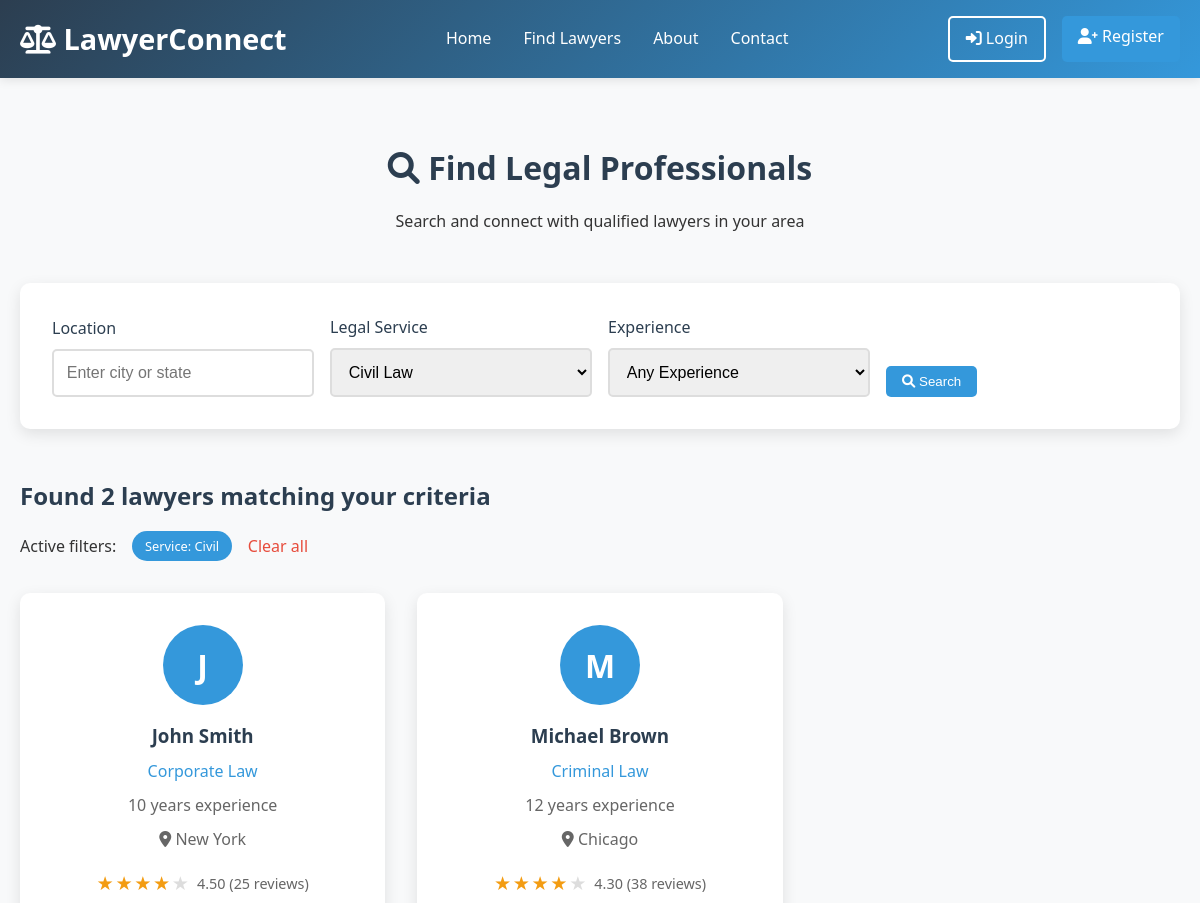
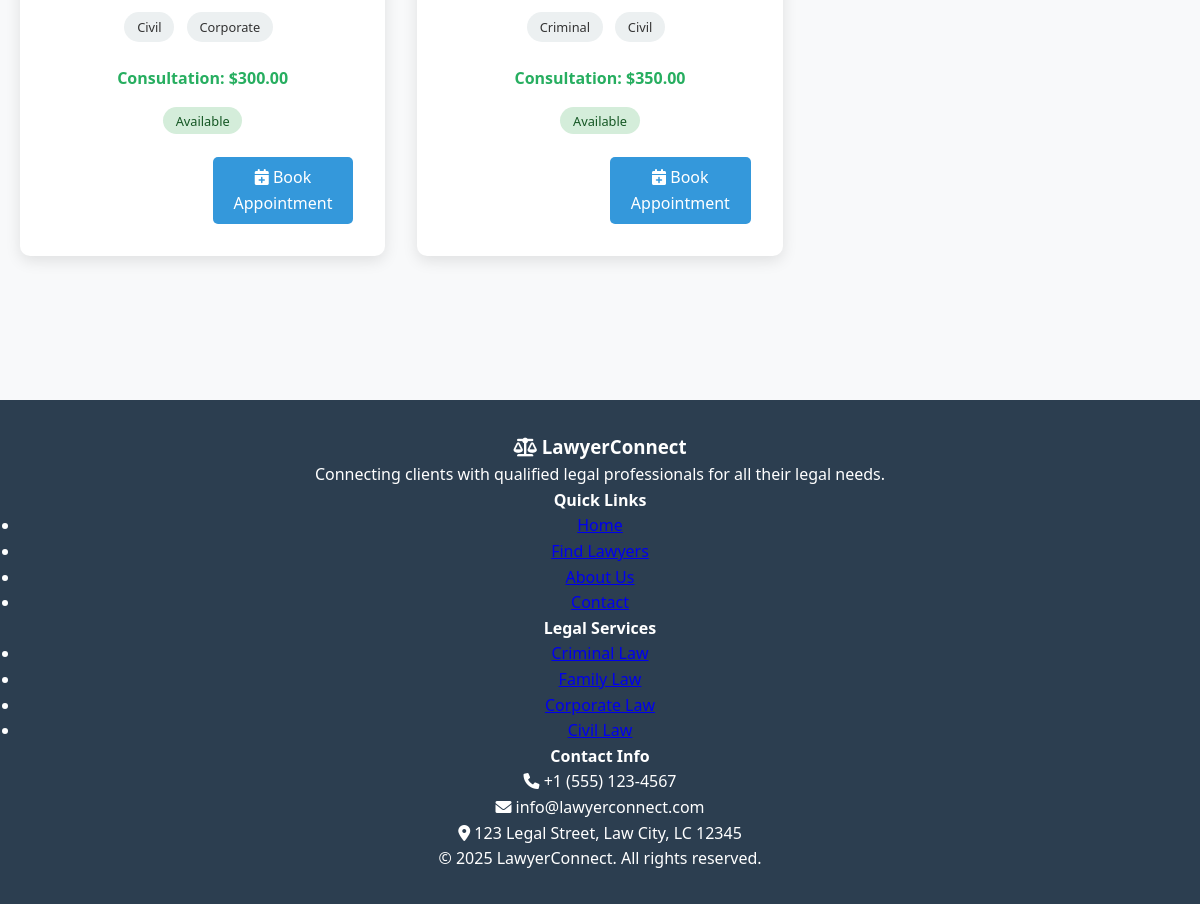
Screenshot of /lawyers.php?service=civil with the database file from the repository (2 pictures, top to bottom).
### tables this page shows
CREATE TABLE lawyer_profiles (
    id INT AUTO_INCREMENT PRIMARY KEY,
    user_id INT NOT NULL,
    specialization VARCHAR(100) NOT NULL,
    experience_years INT NOT NULL,
    license_number VARCHAR(50) UNIQUE NOT NULL,
    education TEXT,
    bio TEXT,
    consultation_fee DECIMAL(10,2),
    location VARCHAR(100) NOT NULL,
    office_address TEXT,
    rating DECIMAL(3,2) DEFAULT 0.00,
    total_reviews INT DEFAULT 0,
    is_verified BOOLEAN DEFAULT FALSE,
    availability_status ENUM('available', 'busy', 'unavailable') DEFAULT 'available',
    created_at TIMESTAMP DEFAULT CURRENT_TIMESTAMP,
    updated_at TIMESTAMP DEFAULT CURRENT_TIMESTAMP ON UPDATE CURRENT_TIMESTAMP,
    FOREIGN KEY (user_id) REFERENCES users(id) ON DELETE CASCADE
);

CREATE TABLE users (
    id INT AUTO_INCREMENT PRIMARY KEY,
    username VARCHAR(50) UNIQUE NOT NULL,
    email VARCHAR(100) UNIQUE NOT NULL,
    password VARCHAR(255) NOT NULL,
    user_type ENUM('customer', 'lawyer', 'admin') NOT NULL,
    full_name VARCHAR(100) NOT NULL,
    phone VARCHAR(20),
    address TEXT,
    profile_image VARCHAR(255),
    is_active BOOLEAN DEFAULT TRUE,
    created_at TIMESTAMP DEFAULT CURRENT_TIMESTAMP,
    updated_at TIMESTAMP DEFAULT CURRENT_TIMESTAMP ON UPDATE CURRENT_TIMESTAMP
);

### lawyers.php (the view, shortened to what this page needs)
<?php
include 'header.php';
require_once 'db.php';
$location = $_GET['location'] ?? '';
$service = $_GET['service'] ?? '';
$experience = $_GET['experience'] ?? '';
$page = max(1, intval($_GET['page'] ?? 1));
$limit = 12;
$offset = ($page - 1) * $limit;
$whereConditions = ["u.is_active = 1", "lp.is_verified = 1"];
$params = [];
if (!empty($service)) {
    $whereConditions[] = "EXISTS (SELECT 1 FROM lawyer_services ls WHERE ls.lawyer_id = lp.id AND ls.service_type = ?)";
    $params[] = $service;
}
$whereClause = implode(' AND ', $whereConditions);
try {
    $countSql = "SELECT COUNT(*) as total
                 FROM lawyer_profiles lp
                 JOIN users u ON lp.user_id = u.id
                 WHERE $whereClause";
    $countStmt = $pdo->prepare($countSql);
    $countStmt->execute($params);
    $totalLawyers = $countStmt->fetch()['total'];
    $sql = "SELECT
                lp.id,
                u.full_name,
                lp.specialization,
                lp.experience_years,
                lp.location,
                lp.consultation_fee,
                lp.rating,
                lp.total_reviews,
                lp.bio,
                lp.office_address,
                lp.availability_status,
                GROUP_CONCAT(DISTINCT ls.service_type) as services
            FROM lawyer_profiles lp
            JOIN users u ON lp.user_id = u.id
            LEFT JOIN lawyer_services ls ON lp.id = ls.lawyer_id
            WHERE $whereClause
            GROUP BY lp.id
            ORDER BY lp.rating DESC, lp.total_reviews DESC
            LIMIT $limit OFFSET $offset";
    $stmt = $pdo->prepare($sql);
    $stmt->execute($params);
    $lawyers = $stmt->fetchAll();
} catch (PDOException $e) {
    $error = "Database error: " . $e->getMessage();
    $lawyers = [];
}
?>
<div class="lawyers-container">
    <div class="search-header">
        <h1><i class="fas fa-search"></i> Find Legal Professionals</h1>
        <p>Search and connect with qualified lawyers in your area</p>
    </div>
    <div class="search-filters">
        <form method="GET" class="filters-form">
            <div class="filter-group">
                <label for="location">Location</label>
                <input type="text" id="location" name="location" value="<?php echo htmlspecialchars($location); ?>" placeholder="Enter city or state">
            </div>
            <div class="filter-group">
                <label for="service">Legal Service</label>
                <select id="service" name="service">
                    <option value="civil" <?php echo $service === 'civil' ? 'selected' : ''; ?>>Civil Law</option>
                </select>
            </div>
            <div class="filter-group">
                <label for="experience">Experience</label>
                <select id="experience" name="experience">
                    <option value="">Any Experience</option>
                </select>
            </div>
            <div class="filter-group">
                <button type="submit" class="btn btn-primary">
                    <i class="fas fa-search"></i> Search
                </button>
            </div>
        </form>
    </div>
    <div class="results-header">
        <h2>
            <?php if ($totalLawyers > 0): ?>
                Found <?php echo $totalLawyers; ?> lawyer<?php echo $totalLawyers > 1 ? 's' : ''; ?>
                <?php if ($location || $service || $experience): ?>
                    matching your criteria
                <?php endif; ?>
            <?php else: ?>
                No lawyers found
            <?php endif; ?>
        </h2>
        <?php if ($location || $service || $experience): ?>
            <div class="active-filters">
                <span>Active filters:</span>
                <?php if ($service): ?>
                    <span class="filter-tag">Service: <?php echo ucfirst(str_replace('_', ' ', $service)); ?></span>
                <?php endif; ?>
                <a href="lawyers.php" class="clear-filters">Clear all</a>
            </div>
        <?php endif; ?>
    </div>
    <?php if (!empty($lawyers)): ?>
        <div class="lawyers-grid">
            <?php foreach ($lawyers as $lawyer): ?>
                <div class="lawyer-card">
                    <div class="lawyer-avatar">
                        <?php echo strtoupper(substr($lawyer['full_name'], 0, 1)); ?>
                    </div>
                    <div class="lawyer-info">
                        <h3><?php echo htmlspecialchars($lawyer['full_name']); ?></h3>
                        <p class="specialization"><?php echo htmlspecialchars($lawyer['specialization']); ?></p>
                        <p class="experience"><?php echo $lawyer['experience_years']; ?> years experience</p>
                        <p class="location"><i class="fas fa-map-marker-alt"></i> <?php echo htmlspecialchars($lawyer['location']); ?></p>
                        <div class="rating">
                            <div class="stars">
                                <?php for ($i = 1; $i <= 5; $i++): ?>
                                    <span class="star <?php echo $i <= $lawyer['rating'] ? 'filled' : ''; ?>">★</span>
                                <?php endfor; ?>
                            </div>
                            <span class="rating-text"><?php echo $lawyer['rating']; ?> (<?php echo $lawyer['total_reviews']; ?> reviews)</span>
                        </div>
                        <div class="services">
                            <?php if ($lawyer['services']): ?>
                                <?php foreach (explode(',', $lawyer['services']) as $service): ?>
                                    <span class="service-tag"><?php echo ucfirst(str_replace('_', ' ', trim($service))); ?></span>
                                <?php endforeach; ?>
                            <?php endif; ?>
                        </div>
                        <div class="consultation-fee">
                            <strong>Consultation: $<?php echo number_format($lawyer['consultation_fee'], 2); ?></strong>
                        </div>
                        <div class="availability">
                            <span class="status-badge <?php echo $lawyer['availability_status']; ?>">
                                <?php echo ucfirst($lawyer['availability_status']); ?>
                            </span>
                        </div>
                        <div class="lawyer-actions">
                            <a href="profile.php?id=<?php echo $lawyer['id']; ?>" class="btn btn-secondary">
                                <i class="fas fa-user"></i> View Profile
                            </a>
                            <a href="book-appointment.php?lawyer_id=<?php echo $lawyer['id']; ?>" class="btn btn-primary">
                                <i class="fas fa-calendar-plus"></i> Book Appointment
                            </a>
                        </div>
                    </div>
                </div>
            <?php endforeach; ?>
        </div>
    <?php endif; ?>
</div>
<?php include 'footer.php'; ?>

### css/style.css (style rules this page uses)
* { margin: 0; padding: 0; box-sizing: border-box; }
body { font-family: 'Segoe UI', Tahoma, Geneva, Verdana, sans-serif; line-height: 1.6; color: #333; background-color: #f8f9fa; }
.btn { padding: 0.5rem 1rem; border: none; border-radius: 5px; cursor: pointer; text-decoration: none; transition: all 0.3s; font-weight: 500; }
.btn-primary { background: #3498db; color: white; }
.btn-secondary { background: transparent; color: white; border: 2px solid white; }
.lawyers-grid { display: grid; grid-template-columns: repeat(auto-fill, minmax(300px, 1fr)); gap: 2rem; margin-top: 2rem; }
.lawyer-card { background: white; border-radius: 10px; padding: 1.5rem; box-shadow: 0 5px 15px rgba(0,0,0,0.1); transition: transform 0.3s; }
.lawyer-avatar { width: 80px; height: 80px; border-radius: 50%; background: #3498db; display: flex; align-items: center; justify-content: center; font-size: 2rem; color: white; margin-bottom: 1rem; }
.lawyer-info h3 { margin-bottom: 0.5rem; color: #2c3e50; }
.stars { color: #f39c12; }
.service-tag { display: inline-block; background: #ecf0f1; padding: 0.3rem 0.8rem; border-radius: 20px; font-size: 0.8rem; margin-right: 0.5rem; margin-bottom: 0.5rem; }

### lawyers.php (style rules this page uses)
.lawyers-container { max-width: 1200px; margin: 0 auto; padding: 2rem 0; }
.search-header { text-align: center; margin-bottom: 3rem; }
.search-header h1 { color: #2c3e50; margin-bottom: 1rem; }
.search-filters { background: white; padding: 2rem; border-radius: 10px; box-shadow: 0 5px 15px rgba(0,0,0,0.1); margin-bottom: 3rem; }
.filters-form { display: grid; grid-template-columns: repeat(auto-fit, minmax(200px, 1fr)); gap: 1rem; align-items: end; }
.filter-group label { display: block; margin-bottom: 0.5rem; font-weight: 500; color: #2c3e50; }
.filter-group input, .filter-group select { width: 100%; padding: 0.8rem; border: 2px solid #ddd; border-radius: 5px; font-size: 1rem; }
.results-header { margin-bottom: 2rem; }
.results-header h2 { color: #2c3e50; margin-bottom: 1rem; }
.active-filters { display: flex; align-items: center; gap: 1rem; flex-wrap: wrap; }
.filter-tag { background: #3498db; color: white; padding: 0.3rem 0.8rem; border-radius: 20px; font-size: 0.8rem; }
.clear-filters { color: #e74c3c; text-decoration: none; font-weight: 500; }
.lawyers-grid { display: grid; grid-template-columns: repeat(auto-fill, minmax(350px, 1fr)); gap: 2rem; margin-bottom: 3rem; }
.lawyer-card { background: white; border-radius: 10px; padding: 2rem; box-shadow: 0 5px 15px rgba(0,0,0,0.1); transition: transform 0.3s, box-shadow 0.3s; }
.lawyer-avatar { width: 80px; height: 80px; border-radius: 50%; background: #3498db; display: flex; align-items: center; justify-content: center; font-size: 2rem; color: white; font-weight: bold; margin: 0 auto 1rem; }
.lawyer-info { text-align: center; }
.lawyer-info h3 { color: #2c3e50; margin-bottom: 0.5rem; }
.specialization { color: #3498db; font-weight: 500; margin-bottom: 0.5rem; }
.experience { color: #666; margin-bottom: 0.5rem; }
.location { color: #666; margin-bottom: 1rem; }
.rating { display: flex; align-items: center; justify-content: center; gap: 0.5rem; margin-bottom: 1rem; }
.stars { display: flex; gap: 0.1rem; }
.star { color: #ddd; font-size: 1.2rem; }
.star.filled { color: #f39c12; }
.rating-text { font-size: 0.9rem; color: #666; }
.services { margin-bottom: 1rem; }
.service-tag { display: inline-block; background: #ecf0f1; padding: 0.3rem 0.8rem; border-radius: 20px; font-size: 0.8rem; margin-right: 0.5rem; margin-bottom: 0.5rem; }
.consultation-fee { margin-bottom: 1rem; color: #27ae60; }
.availability { margin-bottom: 1.5rem; }
.status-badge { padding: 0.3rem 0.8rem; border-radius: 20px; font-size: 0.8rem; font-weight: 500; }
.status-badge.available { background: #d4edda; color: #155724; }
.lawyer-actions { display: flex; gap: 1rem; justify-content: center; }
.lawyer-actions .btn { flex: 1; text-align: center; }

### rows the page displays
lawyer_profiles: user.full_name "J", user.full_name "John Smith", specialization "Corporate Law", experience_years "10", location "New York", rating "4.50", total_reviews "25", service "Civil", service "Corporate", consultation_fee "300.00", availability_status "Available"
lawyer_profiles: user.full_name "M", user.full_name "Michael Brown", specialization "Criminal Law", experience_years "12", location "Chicago", rating "4.30", total_reviews "38", service "Criminal", service "Civil", consultation_fee "350.00", availability_status "Available"

### other values shown
$totalLawyers "2"
str_replace('_', ' ', $service) "Civil"
